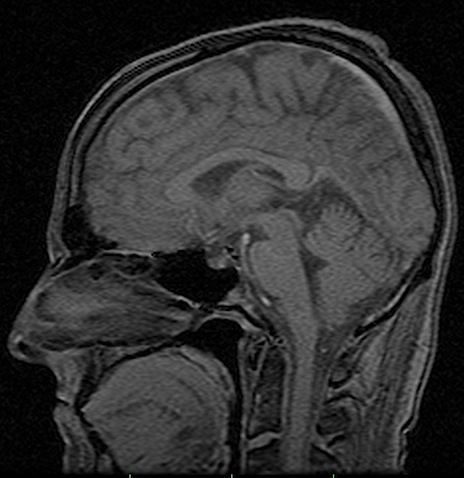
%> input picture Frequency domain/files/mri_snapshot.jpg, 464 x 478 px
$ octave FrequencyDomain.m   (GNU Octave 9; MATLAB toolbox functions it lacks are replaced by stand-ins)
%> lines starting %> are read from the running program, lines starting %| are printed output that depends on the picture; in (x1, y1, x2, y2) boxes, pixels count from 0 and x2, y2 are one past the last pixel; in counts of white or black regions, pixels touching at a corner belong together; the program's own positions count from 1
%  ==========================================================================
%  | Instructions to test individual exercise:                              |
%  | Add a return at the end of the exercise code, so it stops executing    |
%  |    further code                                                        |
%  ==========================================================================

% ex1
clear all;
close all;
clc;
image = zeros(200, 200, "uint8");
x_start = 50;
y_start = 50;
width = 100;
height = 100;

image(y_start:y_start+height-1, x_start:x_start+width-1) = 255;
figure; imshow(image, []); title("White rectangle on a black background");

fspec = fft2(image);
figure; imshow(abs(fspec), []); title("Fourier spectrum of the rectangle");

fspec_shifted = fftshift(fspec);
figure; imshow(abs(fspec_shifted), []); title("Centered Fourier spectrum");

magnitude_spectrum = log(1 + abs(fspec_shifted));
figure; imshow(abs(magnitude_spectrum), []); title("Visually enchanced spectrum");

% ex2
clear all;
close all;
clc;

snapshot = imread("files\mri_snapshot.jpg");
%> snapshot is the input picture: size 478x464x3 uint8; mean R, G, B 47.5, 47.5, 47.5
snapshot = rgb2gray(snapshot);
%> snapshot: size 478x464 uint8
figure; imshow(snapshot, []); title("Initial image");

[M,N] = size(snapshot);
%> M = 478; N = 464
freqSpec = fftshift(fft2(snapshot));
[u, v] = meshgrid(-floor(N/2):ceil(N/2)-1, -floor(M/2):ceil(M/2)-1);
D = sqrt(u.^2 + v.^2);
D_max = max(D(:));
%> D_max = 333.1
cutoff_percent = 0.1;
D0 = cutoff_percent * D_max;
%> D0 = 33.31
H = double(D <= D0);
figure; imshow(H, []); title("Filtered Transfer function");

figure; mesh(u, v, H); title("The Transfer function as 3D mesh");
%> after `title("The Transfer function as 3D mesh")`:
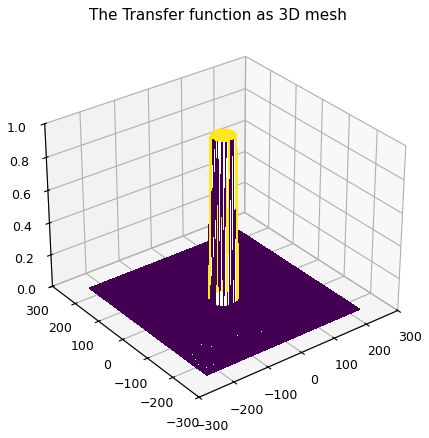
%> figure redrawn from the program's plot data
G = H .* freqSpec;
img_filtered = real(ifft2(ifftshift(G)));
figure; imshow(uint8(img_filtered)); title("Resulting image from filtering");

% ex3
clear all;
close all;
clc;

snapshot = imread("files\mri_snapshot.jpg");
snapshot = rgb2gray(snapshot);
figure; imshow(snapshot, []);  title("Initial image")

[M,N] = size(snapshot);
freqSpec = fftshift(fft2(snapshot));
[u, v] = meshgrid(-floor(N/2):ceil(N/2)-1, -floor(M/2):ceil(M/2)-1);
D = sqrt(u.^2 + v.^2);
D_max = max(D(:));
cutoff_percent = 0.1;
D0 = cutoff_percent * D_max;
H = 1 - double(D <= D0);
figure; imshow(H, []); title("Filtered Transfer function");

figure; mesh(u, v, H); title("The Transfer function as 3D mesh");
%> after `title("The Transfer function as 3D mesh")`:
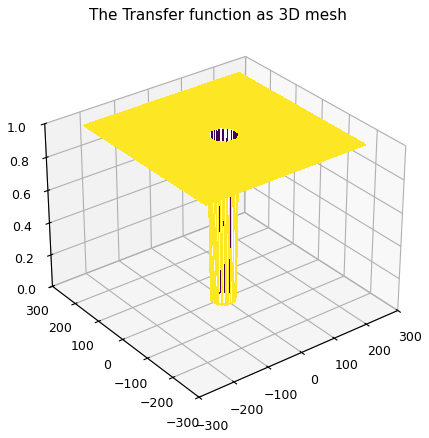
%> figure redrawn from the program's plot data

G = H .* freqSpec;
img_filtered = real(ifft2(ifftshift(G)));
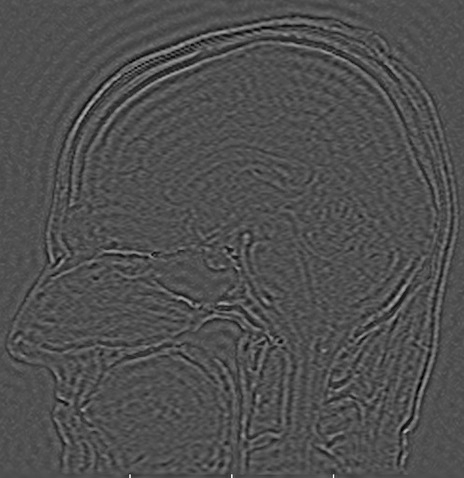
%> img_filtered: size 478x464 double; min -69.12, max 152.2, mean 0; drawn with min black and max white
figure; imshow(img_filtered, []); title("Resulting image from filtering");

%ex 4
clear all;
close all;
clc;

snapshot = imread("files\mri_snapshot.jpg");
snapshot = rgb2gray(snapshot);

[M, N] = size(snapshot);
freqSpec = fftshift(fft2(snapshot));
[u, v] = meshgrid(-floor(N/2):ceil(N/2)-1, -floor(M/2):ceil(M/2)-1);
D = sqrt(u.^2 + v.^2);
D_max = max(D(:));

cutoff_percents = [0.01, 0.05, 0.5];

figure;
for i = 1:length(cutoff_percents)
    cutoff_percent = cutoff_percents(i);
    D0 = cutoff_percent * D_max;
    H = double(D <= D0);

    G = H .* freqSpec;
    img_filtered = real(ifft2(ifftshift(G)));

    subplot(3, 3, (i-1)*3 + 1);
    imshow(H, []);
    title(sprintf('H (D0=%.2f)', cutoff_percent));

    subplot(3, 3, (i-1)*3 + 2);
    mesh(u, v, H);
    title(sprintf('Mesh (D0=%.2f)', cutoff_percent));
    axis tight; view(30, 30);

    subplot(3, 3, (i-1)*3 + 3);
    imshow(img_filtered, []);
    title(sprintf('Filtered (D0=%.2f)', cutoff_percent));
end
%> this loop made 3 passes
%> pass 1, `img_filtered = real(ifft2(ifftshift(G)));`:
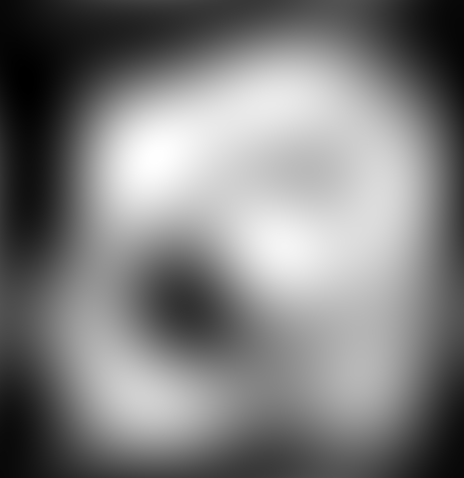
%> img_filtered: size 478x464 double; min -2.9, max 98.18, mean 47.5; drawn with min black and max white
%> pass 1, `imshow(H, []);`:
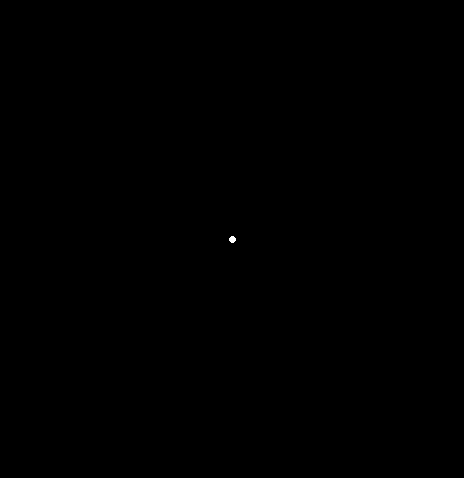
%> displayed picture: size 478x464, on the screen's scale of 0 to 255; 0.02% white; 1 white region, box (x1, y1, x2, y2) and area: (229, 236, 236, 243) 37
%> pass 2, `img_filtered = real(ifft2(ifftshift(G)));`:
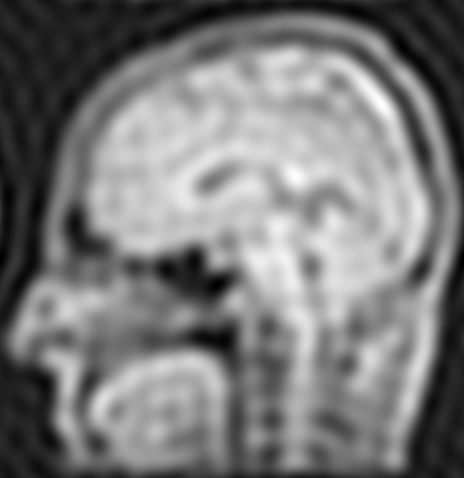
%> img_filtered: size 478x464 double; min -11.64, max 111.4, mean 47.5; drawn with min black and max white
%> after the loop:
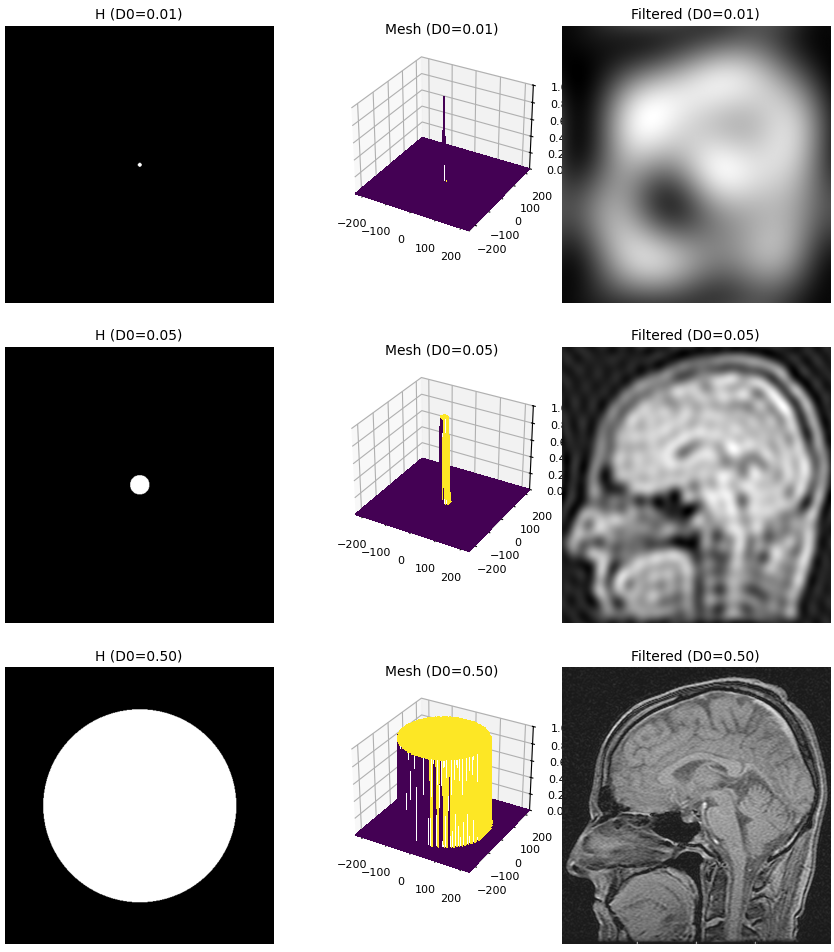
%> figure redrawn from the program's plot data, 9 panels

return
%ex 5
clear all;
close all;
clc;

snapshot = imread("files\mri_snapshot.jpg");
snapshot = rgb2gray(snapshot);
[M, N] = size(snapshot);
freqSpec = fftshift(fft2(snapshot));
[u, v] = meshgrid(-floor(N/2):ceil(N/2)-1, -floor(M/2):ceil(M/2)-1);
D = sqrt(u.^2 + v.^2);
D_max = max(D(:));

cutoff_vals = [0.01, 0.05, 0.5];
figure('Name','Task 5: Highpass Filtering','NumberTitle','off');

for i = 1:length(cutoff_vals)
    D0 = cutoff_vals(i) * D_max;
    H = 1 - double(D <= D0);
    G = H .* freqSpec;
    img_filtered = real(ifft2(ifftshift(G)));

    subplot(3, 3, (i-1)*3 + 1);
    imshow(H, []);
    title(sprintf('HPF H, D0 = %.2f', cutoff_vals(i)));

    subplot(3, 3, (i-1)*3 + 2);
    mesh(u, v, H);
    title(sprintf('Mesh HPF, D0 = %.2f', cutoff_vals(i)));
    axis tight; view(30, 30);

    subplot(3, 3, (i-1)*3 + 3);
    imshow(img_filtered, []);
    title(sprintf('HPF Img, D0 = %.2f', cutoff_vals(i)));
end
